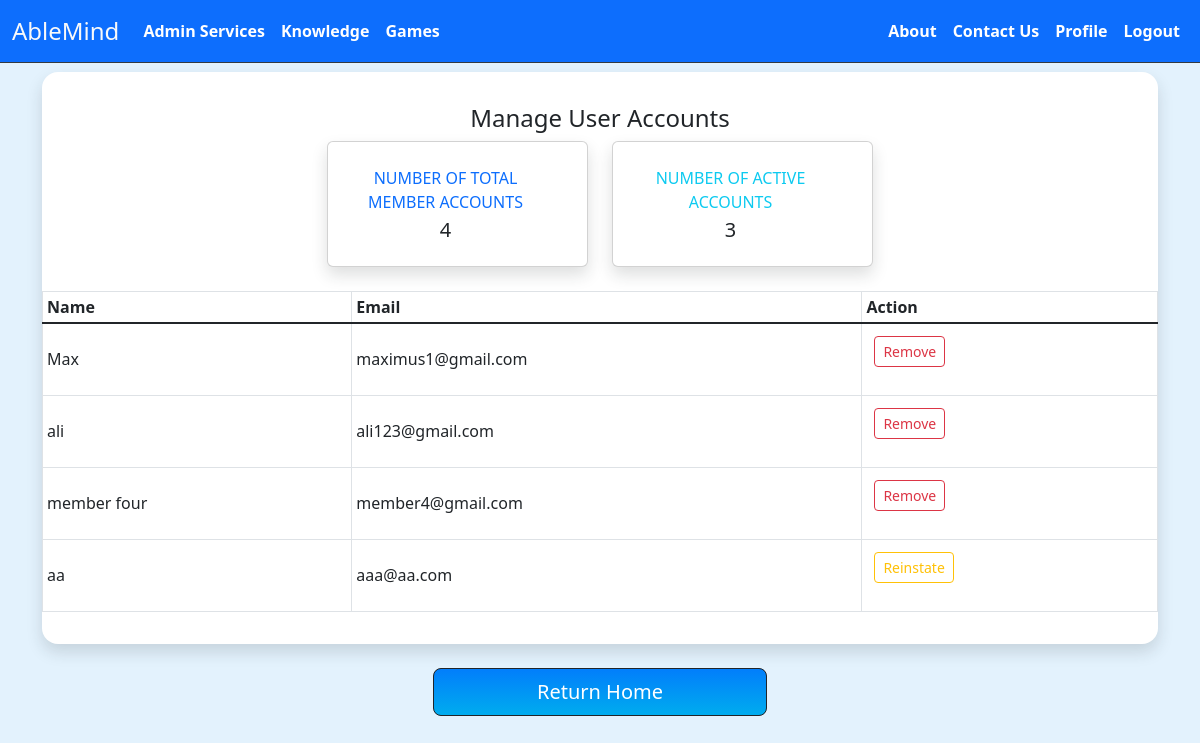
The page /userAccountManagement.php on the database its author committed.
### tables this page shows
CREATE TABLE `users` (
  `id` int(11) NOT NULL,
  `name` varchar(200) NOT NULL,
  `email` varchar(100) NOT NULL,
  `password` varchar(200) NOT NULL,
  `role` varchar(10) NOT NULL DEFAULT 'member',
  `profile_pic` varchar(250) NOT NULL DEFAULT 'default.jpg',
  `userStatus` varchar(10) NOT NULL DEFAULT 'active'
);

### userAccountManagement.php (the view, shortened to what this page needs)
<?php
require("project_connection.php");
require("navbar_admin.php");
try {
  $sql = "SELECT * FROM `users` where role= 'member' ORDER BY userStatus";
  $result = $db->query($sql);
  $rows = $result->fetchAll();
  $sql2 = "SELECT COUNT(*) FROM `users` where `userStatus` = 'active' AND role= 'member' ";
  $countResult = $db->query($sql2);
  $count = $countResult->fetchColumn();
} catch (PDOException $e) {
  echo $e->getMessage();
  die();
}
?>
<!DOCTYPE html>
<html lang="en">
<head>
  <link href="./assets/dist/css/bootstrap.min.css" rel="stylesheet">
</head>
<body style="background-color: #e3f2fd;">
  <br><br><br>
  <div class='container-lg'>
    <div class="rounded-4 shadow bg-white py-3">
      <h4 class="mt-3 mb-2 mx-auto text-center"> Manage User Accounts</h4>
      <div class="row ">
        <div class="col-xl-3 col-md-6 mb-4 ms-auto">
          <div class="card border-left-primary shadow h-100 py-2">
            <div class="card-body">
              <div class="row no-gutters align-items-center">
                <div class="col mr-2">
                  <div class="text-xs font-weight-bold text-primary text-uppercase mb-1 text-center">
                    Number of total Member Accounts</div>
                  <div class="h5 mb-0 font-weight-bold text-gray-800 text-center"><?php echo count($rows) ?> </div>
                </div>
              </div>
            </div>
          </div>
        </div>
        <div class="col-xl-3 col-md-6 mb-4 me-auto">
          <div class="card border-left-primary shadow h-100 py-2">
            <div class="card-body">
              <div class="row no-gutters align-items-center">
                <div class="col mr-2">
                  <div class="text-xs font-weight-bold text-info text-uppercase mb-1 text-center">
                    Number of active accounts</div>
                  <div class="h5 mb-0 font-weight-bold text-gray-800 text-center"><?php echo $count; ?> </div>
                </div>
              </div>
            </div>
          </div>
        </div>
        <div class="table-responsive text-center">
          <table class="table table-bordered table-sm">
            <thead>
              <tr>
                <th scope="col">Name</th>
                <th scope="col">Email</th>
                <th scope="col">Action</th>
              </tr>
            </thead>
            <tbody class="table-group-divider table align-middle">
              <?php
              foreach ($rows as $row) {
              ?>
                <tr>
                  <td><?php echo $row['name']; ?></td>
                  <td style="white-space: pre-line;"><?php echo $row['email']; ?></td>
                  <td>
                    <form>
                      <?php
                      if ($row['userStatus'] == 'active')
                        echo "<input type='submit' name='removeUser' class='btn btn-outline-danger btn-sm' value='Remove'/>";
                      else
                        echo "<input type='submit' name='reinstateUser' class='btn btn-outline-warning btn-sm' value='Reinstate'/>";
                      ?>
                    </form>
                  </td>
                </tr>
              <?php
              }
              ?>
            </tbody>
          </table>
        </div>
      </div>
    </div>
    <div style="width:30%; margin-left:auto; margin-right:auto; margin-bottom:20px;">
      <br>
      <a class='btn btn-dark btn-lg d-block' style="background-image: linear-gradient(0deg, rgb(0, 172, 238) 0%, rgb(2, 126, 251) 100%);" href="<?php if (isset($_SESSION['userType'])) {
                                                                                                                                                  if ($_SESSION['userType'] == "member")
                                                                                                                                                    echo 'memberDashboard.php';
                                                                                                                                                  else if ($_SESSION['userType'] == "admin")
                                                                                                                                                    echo 'adminDashboard.php';
                                                                                                                                                  else if ($_SESSION['userType'] == "specialist")
                                                                                                                                                    echo 'specialistDashboard.php';
                                                                                                                                                } else
                                                                                                                                                  echo 'homepage.php'; ?>">Return Home</a>
    </div>
  </div>
</body>
</html>

### rows shown on the page
users: name "Max", email "maximus1@gmail.com"
users: name "ali", email "ali123@gmail.com"
users: name "member four", email "member4@gmail.com"
users: name "aa", email "aaa@aa.com"

### other values the page prints
count($rows) "4"
$count "3"
